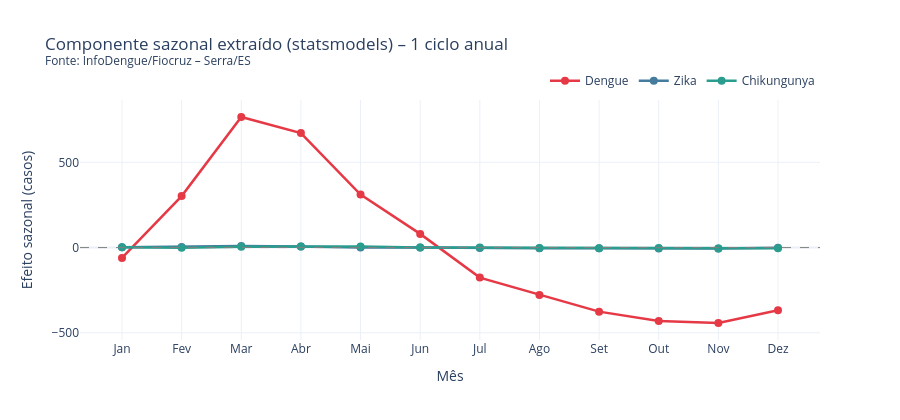

The cell this chart's notebook holds for it:
### Markdown cell above
---
## Seção 9 · Componente sazonal extraído pela decomposição

### Code cell
fig = go.Figure()
for doenca in doenças:
    sazonal_ciclo = decomposições[doenca].seasonal.iloc[:12]
    fig.add_trace(go.Scatter(
        x=NOMES_MES,
        y=sazonal_ciclo.values,
        mode='lines+markers',
        name=doenca,
        line=dict(color=CORES[doenca], width=2.5),
        marker=dict(size=8)
    ))

fig.add_hline(y=0, line_dash='dash', line_color='gray', line_width=1)
fig.update_layout(
    title='Componente sazonal extraído (statsmodels) – 1 ciclo anual' + SUFIXO_TITULO,
    xaxis_title='Mês', yaxis_title='Efeito sazonal (casos)',
    template='plotly_white', height=420,
    legend=dict(orientation='h', yanchor='bottom', y=1.02, xanchor='right', x=1)
)
fig.show()

### Figure 1 — Plotly figure (JSON) as saved in the notebook; plotly's stock layout.template omitted (floating-point values rounded to 4 significant figures)
{"data": [{"line": {"color": "#E63946", "width": 2.5}, "marker": {"size": 8}, "mode": "lines+markers", "name": "Dengue", "type": "scatter", "x": ["Jan", "Fev", "Mar", "Abr", "Mai", "Jun", "Jul", "Ago", "Set", "Out", "Nov", "Dez"], "y": [-60.94, 302.2, 766.0, 671.7, 310.7, 80.39, -175.9, -277.9, -375.8, -430.6, -442.3, -367.6]}, {"line": {"color": "#457B9D", "width": 2.5}, "marker": {"size": 8}, "mode": "lines+markers", "name": "Zika", "type": "scatter", "x": ["Jan", "Fev", "Mar", "Abr", "Mai", "Jun", "Jul", "Ago", "Set", "Out", "Nov", "Dez"], "y": [1.724, 4.104, 8.921, 5.781, 0.7756, 0.9162, -3.053, -3.193, -4.516, -5.131, -4.865, -1.464]}, {"line": {"color": "#2A9D8F", "width": 2.5}, "marker": {"size": 8}, "mode": "lines+markers", "name": "Chikungunya", "type": "scatter", "x": ["Jan", "Fev", "Mar", "Abr", "Mai", "Jun", "Jul", "Ago", "Set", "Out", "Nov", "Dez"], "y": [1.331, -0.6328, 4.435, 5.826, 6.419, 1.117, 0.5078, -2.419, -4.227, -3.112, -5.586, -3.659]}], "layout": {"height": 420, "legend": {"orientation": "h", "x": 1, "xanchor": "right", "y": 1.02, "yanchor": "bottom"}, "shapes": [{"line": {"color": "gray", "dash": "dash", "width": 1}, "type": "line", "x0": 0, "x1": 1, "xref": "x domain", "y0": 0, "y1": 0, "yref": "y"}], "title": {"text": "Componente sazonal extraído (statsmodels) – 1 ciclo anual<br><sup>Fonte: InfoDengue/Fiocruz – Serra/ES</sup>"}, "xaxis": {"title": {"text": "Mês"}}, "yaxis": {"title": {"text": "Efeito sazonal (casos)"}}}}
